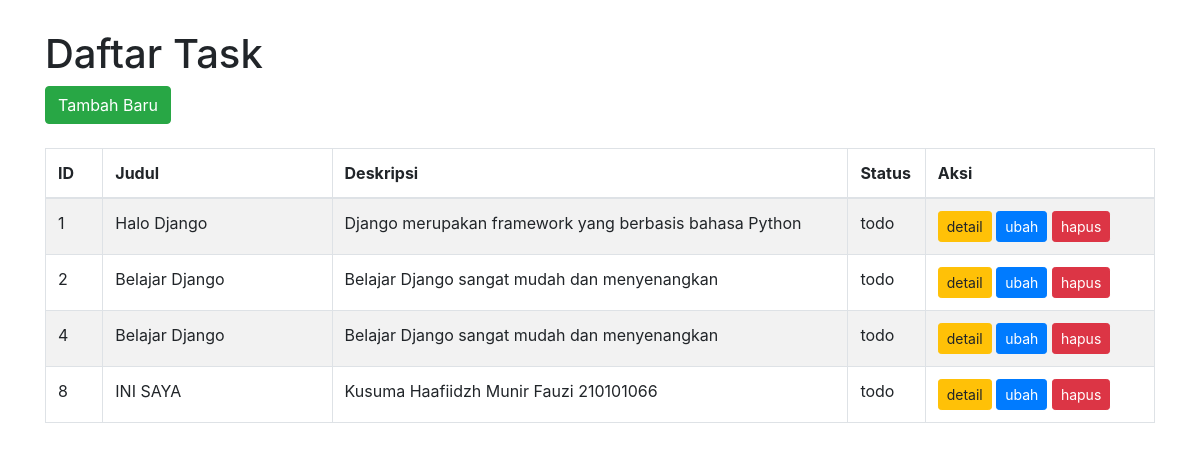
/todo/, run on the app's committed database.
### todo/models.py (models this page shows)
class Task(models.Model):
    class TaskStatus(models.TextChoices):
        TODO = 'todo', _('Todo')
        IN_PROGRESS = 'in_progress', _('In Progress')
        CLOSED = 'closed', _('Closed')
    title = models.CharField(max_length=100)
    description = models.TextField()
    status = models.CharField(
        max_length=20,
        choices=TaskStatus.choices,
        default=TaskStatus.TODO
    )
    created_at = models.DateTimeField(auto_now_add=True)
    updated_at = models.DateTimeField(auto_now=True)
    class Meta:
        db_table = 'tasks'

### todo/views.py (the view)
# urls.py: path('', index_view, name='index'),
def index_view(request):
    tasks = Task.objects.all()
    context = {
        'tasks': tasks
    }
    return render(request, 'todo/index.html', context)

### todo/templates/todo/index.html (shortened to what this page needs)
<!doctype html>
<html lang="en">
  <head>
    <link rel="stylesheet" href="https://maxcdn.bootstrapcdn.com/bootstrap/4.0.0/css/bootstrap.min.css">
  </head>
  <body>
    <div class="container">
      <h1>Daftar Task</h1>
      <div>
      <a href="{% url 'todo:create'  %}" class="btn btn-success">Tambah Baru</a>
      </div>
      <br>
      <table class="table table-bordered table-striped">
          <thead>
              <tr>
                  <th width="5%">ID</th>
                  <th width="20%">Judul</th>
                  <th width="45%">Deskripsi</th>
                  <th width="5%">Status</th>
                  <th width="20%">Aksi</th>
              </tr>
          </thead>
          <tbody>
            {% if tasks %}
              {% for task in tasks %}
              <tr>
                  <td>{{ task.id }}</td>
                  <td>{{ task.title }}</td>
                  <td>{{ task.description }}</td>
                  <td>{{ task.status }}</td>
                  <td>
                      <a href="{% url 'todo:detail' task.id %}" class="btn btn-warning btn-sm">detail</a>
                      <a href="{% url 'todo:update' task.id %}" class="btn btn-primary btn-sm">ubah</a>
                      <a href="{% url 'todo:delete' task.id %}" class="btn btn-danger btn-sm" onclick="return confirm('Apakah yakin akan menghapus task ini?')">hapus</a>
                  </td>
              </tr>
              {% endfor %}
            {% else %}
              <tr>
                <td colspan="5">Data tidak ditemukan.</td>
              </tr>
            {% endif %}
          </tbody>
      </table>
  </div>
  </body>
</html>

### todo/templates/todo/index.html (style rules this page uses)
body { margin-top: 30px; }

### data on the page
Task: id "1", title "Halo Django", description "Django merupakan framework yang berbasis bahasa Python", status "todo"
Task: id "2", title "Belajar Django", description "Belajar Django sangat mudah dan menyenangkan", status "todo"
Task: id "4", title "Belajar Django", description "Belajar Django sangat mudah dan menyenangkan", status "todo"
Task: id "8", title "INI SAYA", description "Kusuma Haafiidzh Munir Fauzi 210101066", status "todo"
